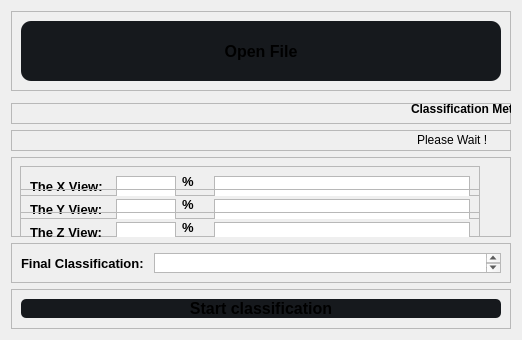
               <widget class="QWidget" name="page_8">
                <layout class="QVBoxLayout" name="verticalLayout_8">
                 <item>
                  <widget class="QFrame" name="frame_OpenFile">
                   <property name="sizePolicy">
                    <sizepolicy hsizetype="Expanding" vsizetype="Expanding">
                     <horstretch>0</horstretch>
                     <verstretch>0</verstretch>
                    </sizepolicy>
                   </property>
                   <property name="minimumSize">
                    <size>
                     <width>0</width>
                     <height>80</height>
                    </size>
                   </property>
                   <property name="maximumSize">
                    <size>
                     <width>16777215</width>
                     <height>80</height>
                    </size>
                   </property>
                   <property name="frameShape">
                    <enum>QFrame::StyledPanel</enum>
                   </property>
                   <property name="frameShadow">
                    <enum>QFrame::Raised</enum>
                   </property>
                   <layout class="QHBoxLayout" name="horizontalLayout_13">
                    <item>
                     <widget class="QPushButton" name="openfileBtn">
                      <property name="sizePolicy">
                       <sizepolicy hsizetype="Preferred" vsizetype="Preferred">
                        <horstretch>0</horstretch>
                        <verstretch>0</verstretch>
                       </sizepolicy>
                      </property>
                      <property name="font">
                       <font>
                        <pointsize>12</pointsize>
                        <weight>75</weight>
                        <bold>true</bold>
                       </font>
                      </property>
                      <property name="styleSheet">
                       <string notr="true">background-color: rgb(22, 25, 29);
border-radius : 10px;</string>
                      </property>
                      <property name="text">
                       <string>Open File</string>
                      </property>
                      <property name="icon">
                       <iconset resource="resources.qrc">
                        <normaloff>:/icons/icon/file-plus.svg</normaloff>:/icons/icon/file-plus.svg</iconset>
                      </property>
                      <property name="iconSize">
                       <size>
                        <width>32</width>
                        <height>32</height>
                       </size>
                      </property>
                     </widget>
                    </item>
                   </layout>
                  </widget>
                 </item>
                 <item>
                  <widget class="QFrame" name="frame_matplotlib">
                   <property name="sizePolicy">
                    <sizepolicy hsizetype="Expanding" vsizetype="Expanding">
                     <horstretch>0</horstretch>
                     <verstretch>0</verstretch>
                    </sizepolicy>
                   </property>
                   <property name="frameShape">
                    <enum>QFrame::StyledPanel</enum>
                   </property>
                   <property name="frameShadow">
                    <enum>QFrame::Raised</enum>
                   </property>
                  </widget>
                 </item>
                 <item>
                  <widget class="QFrame" name="frame_22">
                   <property name="minimumSize">
                    <size>
                     <width>0</width>
                     <height>21</height>
                    </size>
                   </property>
                   <property name="frameShape">
                    <enum>QFrame::StyledPanel</enum>
                   </property>
                   <property name="frameShadow">
                    <enum>QFrame::Raised</enum>
                   </property>
                   <widget class="QLabel" name="label_41">
                    <property name="geometry">
                     <rect>
                      <x>400</x>
                      <y>-5</y>
                      <width>151</width>
                      <height>21</height>
                     </rect>
                    </property>
                    <property name="font">
                     <font>
                      <pointsize>9</pointsize>
                      <weight>75</weight>
                      <bold>true</bold>
                     </font>
                    </property>
                    <property name="text">
                     <string>Classification Methode: </string>
                    </property>
                   </widget>
                   <widget class="QLabel" name="label_CM">
                    <property name="geometry">
                     <rect>
                      <x>580</x>
                      <y>-7</y>
                      <width>121</width>
                      <height>20</height>
                     </rect>
                    </property>
                    <property name="font">
                     <font>
                      <weight>75</weight>
                      <italic>false</italic>
                      <bold>true</bold>
                      <underline>true</underline>
                     </font>
                    </property>
                    <property name="text">
                     <string>Majority</string>
                    </property>
                   </widget>
                  </widget>
                 </item>
                 <item>
                  <widget class="QFrame" name="frame_23">
                   <property name="minimumSize">
                    <size>
                     <width>0</width>
                     <height>21</height>
                    </size>
                   </property>
                   <property name="frameShape">
                    <enum>QFrame::StyledPanel</enum>
                   </property>
                   <property name="frameShadow">
                    <enum>QFrame::Raised</enum>
                   </property>
                   <widget class="QLabel" name="label_waiting">
                    <property name="geometry">
                     <rect>
                      <x>406</x>
                      <y>0</y>
                      <width>91</width>
                      <height>20</height>
                     </rect>
                    </property>
                    <property name="text">
                     <string>Please Wait !</string>
                    </property>
                   </widget>
                  </widget>
                 </item>
                 <item>
                  <widget class="QFrame" name="frame_Results">
                   <property name="sizePolicy">
                    <sizepolicy hsizetype="Expanding" vsizetype="Expanding">
                     <horstretch>0</horstretch>
                     <verstretch>0</verstretch>
                    </sizepolicy>
                   </property>
                   <property name="minimumSize">
                    <size>
                     <width>370</width>
                     <height>80</height>
                    </size>
                   </property>
                   <property name="maximumSize">
                    <size>
                     <width>16777215</width>
                     <height>80</height>
                    </size>
                   </property>
                   <property name="frameShape">
                    <enum>QFrame::StyledPanel</enum>
                   </property>
                   <property name="frameShadow">
                    <enum>QFrame::Raised</enum>
                   </property>
                   <widget class="QFrame" name="frame_X">
                    <property name="geometry">
                     <rect>
                      <x>9</x>
                      <y>9</y>
                      <width>460</width>
                      <height>30</height>
                     </rect>
                    </property>
                    <property name="minimumSize">
                     <size>
                      <width>460</width>
                      <height>30</height>
                     </size>
                    </property>
                    <property name="maximumSize">
                     <size>
                      <width>16777215</width>
                      <height>30</height>
                     </size>
                    </property>
                    <property name="frameShape">
                     <enum>QFrame::StyledPanel</enum>
                    </property>
                    <property name="frameShadow">
                     <enum>QFrame::Raised</enum>
                    </property>
                    <layout class="QHBoxLayout" name="horizontalLayout_19">
                     <item>
                      <widget class="QLabel" name="label_X">
                       <property name="sizePolicy">
                        <sizepolicy hsizetype="Expanding" vsizetype="Fixed">
                         <horstretch>0</horstretch>
                         <verstretch>0</verstretch>
                        </sizepolicy>
                       </property>
                       <property name="minimumSize">
                        <size>
                         <width>80</width>
                         <height>20</height>
                        </size>
                       </property>
                       <property name="maximumSize">
                        <size>
                         <width>16777215</width>
                         <height>20</height>
                        </size>
                       </property>
                       <property name="font">
                        <font>
                         <pointsize>10</pointsize>
                         <weight>75</weight>
                         <bold>true</bold>
                        </font>
                       </property>
                       <property name="text">
                        <string>The X View:</string>
                       </property>
                      </widget>
                     </item>
                     <item>
                      <widget class="QTextBrowser" name="textXPctg">
                       <property name="minimumSize">
                        <size>
                         <width>60</width>
                         <height>25</height>
                        </size>
                       </property>
                       <property name="maximumSize">
                        <size>
                         <width>60</width>
                         <height>25</height>
                        </size>
                       </property>
                      </widget>
                     </item>
                     <item>
                      <widget class="QLabel" name="label_X_2">
                       <property name="sizePolicy">
                        <sizepolicy hsizetype="Expanding" vsizetype="Fixed">
                         <horstretch>0</horstretch>
                         <verstretch>0</verstretch>
                        </sizepolicy>
                       </property>
                       <property name="font">
                        <font>
                         <pointsize>10</pointsize>
                         <weight>75</weight>
                         <bold>true</bold>
                        </font>
                       </property>
                       <property name="text">
                        <string>%</string>
                       </property>
                      </widget>
                     </item>
                     <item>
                      <widget class="QTextBrowser" name="textXClasse">
                       <property name="minimumSize">
                        <size>
                         <width>50</width>
                         <height>25</height>
                        </size>
                       </property>
                       <property name="maximumSize">
                        <size>
                         <width>16777215</width>
                         <height>25</height>
                        </size>
                       </property>
                      </widget>
                     </item>
                    </layout>
                   </widget>
                   <widget class="QFrame" name="frame_Y">
                    <property name="geometry">
                     <rect>
                      <x>9</x>
                      <y>32</y>
                      <width>460</width>
                      <height>30</height>
                     </rect>
                    </property>
                    <property name="minimumSize">
                     <size>
                      <width>460</width>
                      <height>30</height>
                     </size>
                    </property>
                    <property name="maximumSize">
                     <size>
                      <width>16777215</width>
                      <height>30</height>
                     </size>
                    </property>
                    <property name="frameShape">
                     <enum>QFrame::StyledPanel</enum>
                    </property>
                    <property name="frameShadow">
                     <enum>QFrame::Raised</enum>
                    </property>
                    <layout class="QHBoxLayout" name="horizontalLayout_18">
                     <item>
                      <widget class="QLabel" name="label_Y">
                       <property name="sizePolicy">
                        <sizepolicy hsizetype="Expanding" vsizetype="Fixed">
                         <horstretch>0</horstretch>
                         <verstretch>0</verstretch>
                        </sizepolicy>
                       </property>
                       <property name="minimumSize">
                        <size>
                         <width>80</width>
                         <height>20</height>
                        </size>
                       </property>
                       <property name="maximumSize">
                        <size>
                         <width>16777215</width>
                         <height>20</height>
                        </size>
                       </property>
                       <property name="font">
                        <font>
                         <pointsize>10</pointsize>
                         <weight>75</weight>
                         <bold>true</bold>
                        </font>
                       </property>
                       <property name="text">
                        <string>The Y View:</string>
                       </property>
                      </widget>
                     </item>
                     <item>
                      <widget class="QTextBrowser" name="textYPctg">
                       <property name="minimumSize">
                        <size>
                         <width>60</width>
                         <height>25</height>
                        </size>
                       </property>
                       <property name="maximumSize">
                        <size>
                         <width>60</width>
                         <height>25</height>
                        </size>
                       </property>
                      </widget>
                     </item>
                     <item>
                      <widget class="QLabel" name="label_Y_4">
                       <property name="sizePolicy">
                        <sizepolicy hsizetype="Expanding" vsizetype="Fixed">
                         <horstretch>0</horstretch>
                         <verstretch>0</verstretch>
                        </sizepolicy>
                       </property>
                       <property name="font">
                        <font>
                         <pointsize>10</pointsize>
                         <weight>75</weight>
                         <bold>true</bold>
                        </font>
                       </property>
                       <property name="text">
                        <string>%</string>
                       </property>
                      </widget>
                     </item>
                     <item>
                      <widget class="QTextBrowser" name="textYClasse">
                       <property name="minimumSize">
                        <size>
                         <width>50</width>
                         <height>25</height>
                        </size>
                       </property>
                       <property name="maximumSize">
                        <size>
                         <width>16777215</width>
                         <height>25</height>
                        </size>
                       </property>
                      </widget>
                     </item>
                    </layout>
                   </widget>
                   <widget class="QFrame" name="frame_Z">
                    <property name="geometry">
                     <rect>
                      <x>9</x>
                      <y>55</y>
                      <width>460</width>
                      <height>30</height>
                     </rect>
                    </property>
                    <property name="minimumSize">
                     <size>
                      <width>460</width>
                      <height>30</height>
                     </size>
                    </property>
                    <property name="maximumSize">
                     <size>
                      <width>16777215</width>
                      <height>30</height>
                     </size>
                    </property>
                    <property name="frameShape">
                     <enum>QFrame::StyledPanel</enum>
                    </property>
                    <property name="frameShadow">
                     <enum>QFrame::Raised</enum>
                    </property>
                    <layout class="QHBoxLayout" name="horizontalLayout_20">
                     <item>
                      <widget class="QLabel" name="label_Z">
                       <property name="sizePolicy">
                        <sizepolicy hsizetype="Expanding" vsizetype="Fixed">
                         <horstretch>0</horstretch>
                         <verstretch>0</verstretch>
                        </sizepolicy>
                       </property>
                       <property name="minimumSize">
                        <size>
                         <width>80</width>
                         <height>20</height>
                        </size>
                       </property>
                       <property name="maximumSize">
                        <size>
                         <width>16777215</width>
                         <height>20</height>
                        </size>
                       </property>
                       <property name="font">
                        <font>
                         <pointsize>10</pointsize>
                         <weight>75</weight>
                         <bold>true</bold>
                        </font>
                       </property>
                       <property name="text">
                        <string>The Z View:</string>
                       </property>
                      </widget>
                     </item>
                     <item>
                      <widget class="QTextBrowser" name="textZPctg">
                       <property name="minimumSize">
                        <size>
                         <width>60</width>
                         <height>25</height>
                        </size>
                       </property>
                       <property name="maximumSize">
                        <size>
                         <width>60</width>
                         <height>25</height>
                        </size>
                       </property>
                      </widget>
                     </item>
                     <item>
                      <widget class="QLabel" name="label_Z_5">
                       <property name="sizePolicy">
                        <sizepolicy hsizetype="Expanding" vsizetype="Fixed">
                         <horstretch>0</horstretch>
                         <verstretch>0</verstretch>
                        </sizepolicy>
                       </property>
                       <property name="font">
                        <font>
                         <pointsize>10</pointsize>
                         <weight>75</weight>
                         <bold>true</bold>
                        </font>
                       </property>
                       <property name="text">
                        <string>%</string>
                       </property>
                      </widget>
                     </item>
                     <item>
                      <widget class="QTextBrowser" name="textZClasse">
                       <property name="minimumSize">
                        <size>
                         <width>50</width>
                         <height>25</height>
                        </size>
                       </property>
                       <property name="maximumSize">
                        <size>
                         <width>16777215</width>
                         <height>25</height>
                        </size>
                       </property>
                      </widget>
                     </item>
                    </layout>
                   </widget>
                  </widget>
                 </item>
                 <item>
                  <widget class="QFrame" name="frame_FinalClassification">
                   <property name="minimumSize">
                    <size>
                     <width>500</width>
                     <height>40</height>
                    </size>
                   </property>
                   <property name="maximumSize">
                    <size>
                     <width>16777215</width>
                     <height>40</height>
                    </size>
                   </property>
                   <property name="frameShape">
                    <enum>QFrame::StyledPanel</enum>
                   </property>
                   <property name="frameShadow">
                    <enum>QFrame::Raised</enum>
                   </property>
                   <layout class="QHBoxLayout" name="horizontalLayout_15">
                    <item>
                     <widget class="QLabel" name="label_12">
                      <property name="font">
                       <font>
                        <pointsize>10</pointsize>
                        <weight>75</weight>
                        <bold>true</bold>
                       </font>
                      </property>
                      <property name="text">
                       <string>Final Classification: </string>
                      </property>
                     </widget>
                    </item>
                    <item>
                     <widget class="QTextBrowser" name="textFinalClassification"/>
                    </item>
                   </layout>
                  </widget>
                 </item>
                 <item>
                  <widget class="QFrame" name="frame_classificationBtn">
                   <property name="minimumSize">
                    <size>
                     <width>480</width>
                     <height>40</height>
                    </size>
                   </property>
                   <property name="maximumSize">
                    <size>
                     <width>16777215</width>
                     <height>40</height>
                    </size>
                   </property>
                   <property name="frameShape">
                    <enum>QFrame::StyledPanel</enum>
                   </property>
                   <property name="frameShadow">
                    <enum>QFrame::Raised</enum>
                   </property>
                   <layout class="QHBoxLayout" name="horizontalLayout_14">
                    <item>
                     <widget class="QPushButton" name="startClassificationBtn">
                      <property name="font">
                       <font>
                        <pointsize>12</pointsize>
                        <weight>75</weight>
                        <bold>true</bold>
                       </font>
                      </property>
                      <property name="styleSheet">
                       <string notr="true">background-color: rgb(22, 25, 29);
border-radius : 5px;</string>
                      </property>
                      <property name="text">
                       <string>Start classification</string>
                      </property>
                      <property name="icon">
                       <iconset resource="resources.qrc">
                        <normaloff>:/icons/ressources/poumons.png</normaloff>:/icons/ressources/poumons.png</iconset>
                      </property>
                      <property name="iconSize">
                       <size>
                        <width>30</width>
                        <height>30</height>
                       </size>
                      </property>
                     </widget>
                    </item>
                   </layout>
                  </widget>
                 </item>
                </layout>
               </widget>
